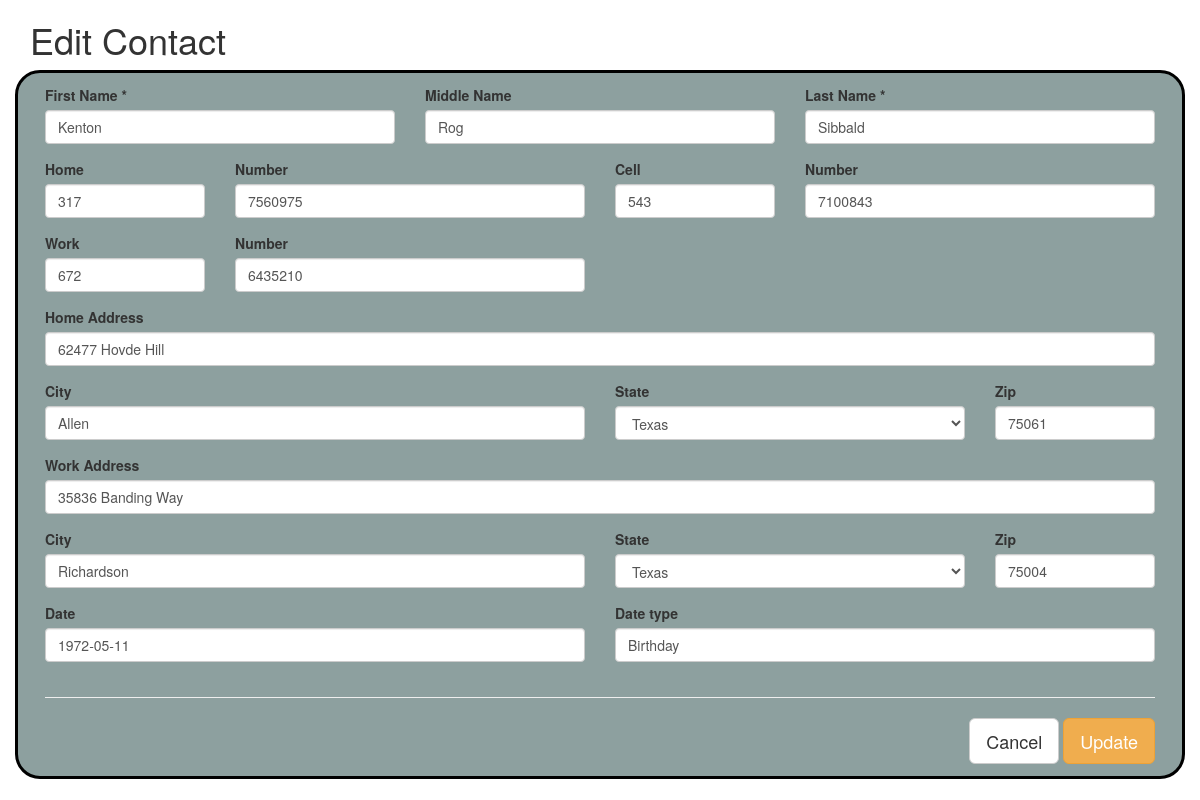
Page /SOURCE_CODE/edit.php?id=5 on the committed database.
### tables this page shows
CREATE TABLE `contact` (
  `Contact_id` int(11) NOT NULL,
  `Fname` varchar(15) NOT NULL,
  `Mname` varchar(15) DEFAULT NULL,
  `Lname` varchar(15) NOT NULL
);

CREATE TABLE `phone` (
  `Phone_id` int(11) NOT NULL,
  `Contact_id` int(11) NOT NULL,
  `Phone_type` char(4) DEFAULT NULL,
  `Area_code` int(3) DEFAULT NULL,
  `Number` int(7) DEFAULT NULL
);

CREATE TABLE `address` (
  `Address_id` int(11) NOT NULL,
  `Contact_id` int(11) NOT NULL,
  `Address_type` char(4) DEFAULT NULL,
  `Address` varchar(50) DEFAULT NULL,
  `City` varchar(15) DEFAULT NULL,
  `State` varchar(15) DEFAULT NULL,
  `ZIP` char(5) DEFAULT NULL
);

CREATE TABLE `date` (
  `Date_id` int(11) NOT NULL,
  `Contact_id` int(11) DEFAULT NULL,
  `Date_type` varchar(15) DEFAULT NULL,
  `Date` date DEFAULT NULL
);

### SOURCE_CODE/edit.php (the view, shortened to what this page needs)
<?php
$contactID = $_GET['id'];
include('includes/connection.php');
include('includes/header.php');
$states = array("Alaska",
                  "Alabama",
                  "Arkansas",
                  "American Samoa",
                  "Arizona",
                  "California",
                  "Colorado",
                  "Connecticut",
                  "District of Columbia",
                  "Delaware",
                  "Florida",
                  "Georgia",
                  "Guam",
                  "Hawaii",
                  "Iowa",
                  "Idaho",
                  "Illinois",
                  "Indiana",
                  "Kansas",
                  "Kentucky",
                  "Louisiana",
                  "Massachusetts",
                  "Maryland",
                  "Maine",
                  "Michigan",
                  "Minnesota",
                  "Missouri",
                  "Mississippi",
                  "Montana",
                  "North Carolina",
                  " North Dakota",
                  "Nebraska",
                  "New Hampshire",
                  "New Jersey",
                  "New Mexico",
                  "Nevada",
                  "New York",
                  "Ohio",
                  "Oklahoma",
                  "Oregon",
                  "Pennsylvania",
                  "Puerto Rico",
                  "Rhode Island",
                  "South Carolina",
                  "South Dakota",
                  "Tennessee",
                  "Texas",
                  "Utah",
                  "Virginia",
                  "Virgin Islands",
                  "Vermont",
                  "Washington",
                  "Wisconsin",
                  "West Virginia",
                  "Wyoming");
$query = "SELECT * FROM CONTACT WHERE Contact_id='$contactID'";
$result = mysqli_query( $conn, $query );
if( mysqli_num_rows($result) > 0 ) {
    while( $row = mysqli_fetch_assoc($result) ) {
        $firstName     = $row['Fname'];
        $middleName    = $row['Mname'];
        $lastName    = $row['Lname'];
    }
} else {
    $alertMessage = "<div class='alert alert-warning'>Nothing to see here. <a href='index.php'>Head back</a>.</div>";
}
$query1 = "SELECT * FROM ADDRESS WHERE Contact_id='$contactID' AND Address_type='home'";
$result1 = mysqli_query( $conn, $query1 );
if( mysqli_num_rows($result1) > 0 ) {
    while( $row = mysqli_fetch_assoc($result1) ) {
        $homeAddress     = $row['Address'];
        $homeCity    = $row['City'];
        $homeState    = $row['State'];
        $homeZip     = $row['ZIP'];
    }
} else {
    $alertMessage = "<div class='alert alert-warning'>Nothing to see here. <a href='index.php'>Head back</a>.</div>";
}
$query2 = "SELECT * FROM ADDRESS WHERE Contact_id='$contactID' AND Address_type='work'";
$result2 = mysqli_query( $conn, $query2 );
if( mysqli_num_rows($result2) > 0 ) {
    while( $row = mysqli_fetch_assoc($result2) ) {
        $workAddress     = $row['Address'];
        $workCity    = $row['City'];
        $workState    = $row['State'];
        $workZip     = $row['ZIP'];
    }
} else {
    $alertMessage = "<div class='alert alert-warning'>Nothing to see here. <a href='index.php'>Head back</a>.</div>";
}
$query3 = "SELECT * FROM PHONE WHERE Contact_id='$contactID' AND Phone_type='home'";
$result3 = mysqli_query( $conn, $query3 );
if( mysqli_num_rows($result3) > 0 ) {
    while( $row = mysqli_fetch_assoc($result3) ) {
        $homePhone     = $row['Area_code'];
        $homePhoneNumber   = $row['Number'];
          }
} else {
    $alertMessage = "<div class='alert alert-warning'>Nothing to see here. <a href='index.php'>Head back</a>.</div>";
}
$query4 = "SELECT * FROM PHONE WHERE Contact_id='$contactID' AND Phone_type='cell'";
$result4 = mysqli_query( $conn, $query4 );
if( mysqli_num_rows($result4) > 0 ) {
    while( $row = mysqli_fetch_assoc($result4) ) {
        $cellPhone     = $row['Area_code'];
        $cellPhoneNumber    = $row['Number'];
    }
} else {
    $alertMessage = "<div class='alert alert-warning'>Nothing to see here. <a href='index.php'>Head back</a>.</div>";
}
$query5 = "SELECT * FROM PHONE WHERE Contact_id='$contactID' AND Phone_type='work'";
$result5 = mysqli_query( $conn, $query5 );
if( mysqli_num_rows($result5) > 0 ) {
    while( $row = mysqli_fetch_assoc($result5) ) {
        $workPhone     = $row['Area_code'];
        $workPhoneNumber    = $row['Number'];
    }
} else {
    $alertMessage = "<div class='alert alert-warning'>Nothing to see here. <a href='index.php'>Head back</a>.</div>";
}
$query6 = "SELECT * FROM DATE WHERE Contact_id='$contactID'";
$result6 = mysqli_query( $conn, $query6 );
if( mysqli_num_rows($result6) > 0 ) {
    while( $row = mysqli_fetch_assoc($result6) ) {
        $date     = $row['Date'];
        $dateType   = $row['Date_type'];
    }
} else {
    $alertMessage = "<div class='alert alert-warning'>Nothing to see here. <a href='index.php'>Head back</a>.</div>";
}
?>
<h1>Edit Contact</h1>
<form style="border:3px solid black; padding: 12px; border-radius:25px; background: #8da09f;" action="<?php echo htmlspecialchars( $_SERVER['PHP_SELF'] ); ?>?id=<?php echo $contactID; ?>" method="post" class="row">
 <div class="form-group col-md-4">
      <label for="firstName">First Name *</label>
      <input type="text" class="form-control" id="firstName" name="firstName" maxlength="15" value="<?php echo $firstName; ?>">
    </div>
    <div class="form-group col-md-4">
      <label for="inputPassword4">Middle Name</label>
      <input type="text" class="form-control" id="middleName" name="middleName" maxlength="15" value=<?php echo($middleName);?>>
    </div>
    <div class="form-group col-md-4">
      <label for="inputPassword4">Last Name *</label>
      <input type="text" class="form-control" id="lastName" name="lastName" maxlength="15" value="<?php echo($lastName);?>">
    </div>
     <div class="form-group col-md-2">
      <label for="inputEmail4">Home</label>
      <input type="text" class="form-control" id="homePhone" name="homePhone" placeholder="Area code:xxx" name="homePhone" value="<?php echo($homePhone); ?>">
    </div>
    <div class="form-group col-md-4">
	     <label for="inputEmail4">Number</label>
      <input type="text" class="form-control" id="homePhoneNumber" name="homePhoneNumber" value="<?php echo $homePhoneNumber;?>">
    </div>
    <div class="form-group col-md-2">
      <label for="inputPassword4">Cell</label>
      <input type="text" class="form-control" id="cellPhone" placeholder="Area code:xxx" name="cellPhone" value="<?php echo $cellPhone;?>">
    </div>
	<div class="form-group col-md-4">
		<label for="inputPassword4">Number</label>
      <input type="text" class="form-control" id="cellPhoneNumber" name="cellPhoneNumber" value="<?php echo $cellPhoneNumber;?>">
    </div>
    <div class="form-group col-md-2">
      <label for="inputPassword4">Work</label>
      <input type="text" class="form-control" id="workPhone" placeholder="Area code:xxx" name="workPhone" value="<?php echo $workPhone;?>">
    </div>
	<div class="form-group col-md-4">
		<label for="inputPassword4">Number</label>
      <input type="text" class="form-control" id="workPhoneNumber" name="workPhoneNumber" value="<?php echo $workPhoneNumber;?>">
    </div>
  <div class="form-group col-md-12">
    <label for="inputAddress">Home Address</label>
    <input type="text" class="form-control" id="homeAddress" placeholder="1234 Main St" name="homeAddress" value="<?php echo($homeAddress);?>">
  </div>
    <div class="form-group col-md-6">
      <label for="inputCity">City</label>
      <input type="text" class="form-control" id="homeCity" name="homeCity" value="<?php echo($homeCity);?>">
    </div>
    <div class="form-group col-md-4">
      <label for="inputState">State</label>
<select name="homeState" id="homeState" class="form-control" name="homeState">
    <?php foreach($states as $state){
	    if($homeState==$state){
		    $selected="selected";
	    }else{
		    $selected="";
	    }
	  echo "<option value='".$state."' ".$selected.">".$state."</option>";
  }?>
</select>
</div>
    <div class="form-group col-md-2">
      <label for="inputZip">Zip</label>
      <input type="text" class="form-control" id="homeZip" name="homeZip" value="<?php echo($homeZip);?>">
    </div>
  <div class="form-group col-md-12">
    <label for="inputAddress2">Work Address</label>
    <input type="text" class="form-control" id="workAddress" placeholder="1234 Main St" name="workAddress" value="<?php echo($workAddress);?>">
  </div>
     <div class="form-group col-md-6">
      <label for="inputCity">City</label>
      <input type="text" class="form-control" id="workCity" name="workCity" value="<?php echo($workCity);?>">
    </div>
    <div class="form-group col-md-4">
      <label for="inputState">State</label>
<select name="workState" id="workState" class="form-control" name="workState">
    <?php foreach($states as $state){
	    if($workState==$state){
		    $selected="selected";
	    }else{
		    $selected="";
	    }
	  echo "<option value='".$state."' ".$selected.">".$state."</option>";
  }?>
 </select>
    </div>
    <div class="form-group col-md-2">
      <label for="inputZip">Zip</label>
      <input type="text" class="form-control" id="workZip" name="workZip" value="<?php echo($workZip);?>">
    </div>
  <div class="form-group col-md-6">
      <label for="inputdate">Date</label>
      <input type="text" class="form-control" id="date" name="date"  value="<?php echo($date);?>">
    </div>
      <div class="form-group col-md-6">
      <label for="inputZip">Date type</label>
      <input type="text" class="form-control" id="date_type" name="date_type" value="<?php echo($dateType);?>">
    </div>
    <div class="col-sm-12">
        <hr>
        <div class="pull-right">
            <a href="index.php" type="button" class="btn btn-lg btn-default">Cancel</a>
            <button type="submit" class="btn btn-lg btn-warning" name="update">Update</button>
        </div>
    </div>
</form>

### rows in the picture
contact: firstName "Kenton", middleName "Rog", lastName "Sibbald"
phone: homePhone "317", homePhoneNumber "7560975"
phone: cellPhone "543", cellPhoneNumber "7100843"
phone: workPhone "672", workPhoneNumber "6435210"
address: homeAddress "62477 Hovde Hill", homeCity "Allen", homeZip "75061"
address: workAddress "35836 Banding Way", workCity "Richardson", workZip "75004"
date: date "1972-05-11", date_type "Birthday"

### other values in the picture
form field homeState "Texas"
form field workState "Texas"
